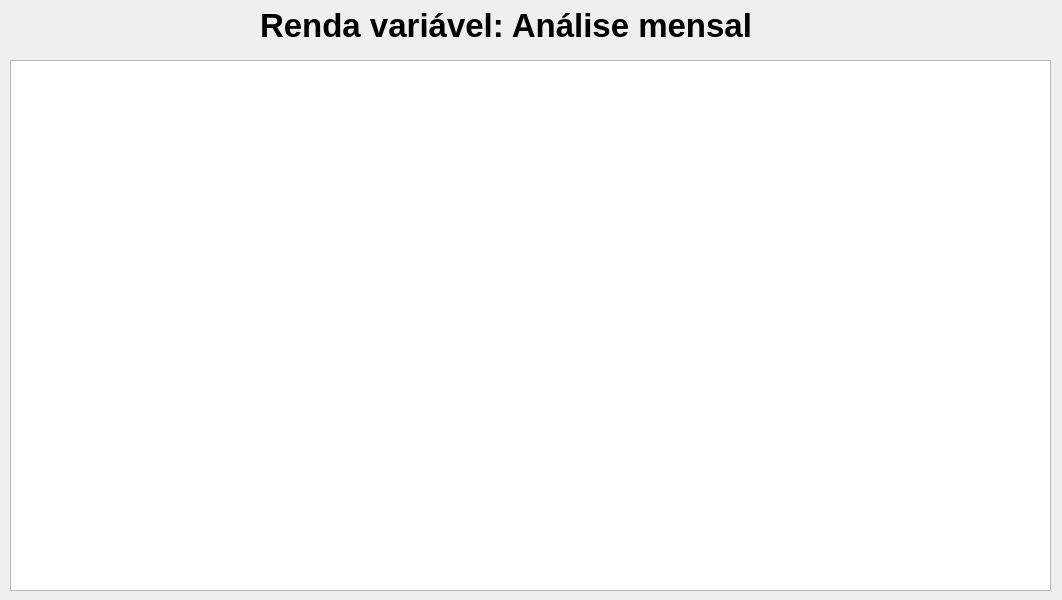
<?xml version="1.0" encoding="UTF-8"?>
<ui version="4.0">
 <class>VariableIncomePerformanceWindow</class>
 <widget class="QMainWindow" name="VariableIncomePerformanceWindow">
  <property name="geometry">
   <rect>
    <x>0</x>
    <y>0</y>
    <width>1062</width>
    <height>600</height>
   </rect>
  </property>
  <property name="windowTitle">
   <string>MainWindow</string>
  </property>
  <widget class="QWidget" name="centralwidget">
   <widget class="QLabel" name="label">
    <property name="geometry">
     <rect>
      <x>260</x>
      <y>10</y>
      <width>551</width>
      <height>31</height>
     </rect>
    </property>
    <property name="font">
     <font>
      <pointsize>25</pointsize>
      <weight>75</weight>
      <bold>true</bold>
     </font>
    </property>
    <property name="text">
     <string>Renda variável: Análise mensal</string>
    </property>
   </widget>
   <widget class="QTableWidget" name="tableWidget">
    <property name="geometry">
     <rect>
      <x>10</x>
      <y>60</y>
      <width>1041</width>
      <height>531</height>
     </rect>
    </property>
   </widget>
  </widget>
 </widget>
 <resources/>
 <connections/>
</ui>
